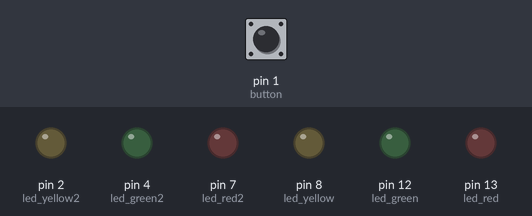
A sketch run on a simulated Arduino Uno, built with avr-gcc and run on an emulated ATmega328P. Parts: output pins drawn as LEDs (lit = HIGH). The inputs (shaded band) are chosen by the test bench; at power-on: pin 1 (button) LOW.

Above: at 1.2 s.
1.3 s: pin 1 (button) pulled HIGH for 0.15 s
At 1.37 s:
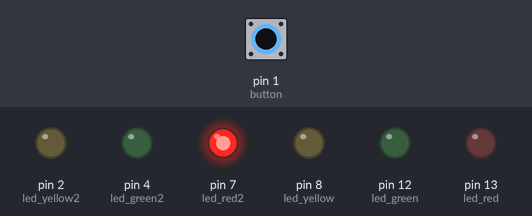
2.9 s: pin 1 (button) pulled HIGH for 3.2 s
At 7.0 s:
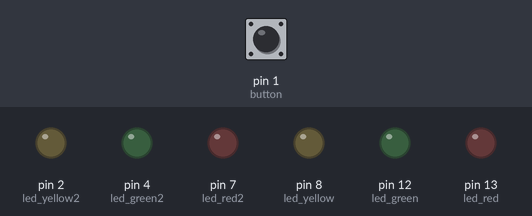
Timing chart, 0 to 8.5 s (numbered marks = the images above; inputs shaded):
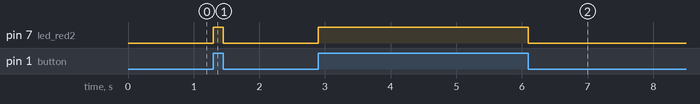

The sketch:

my_creativity.ino
```cpp
int led_red = 13;
int led_green = 12;
int led_yellow = 8;
int led_red2 = 7;
int led_green2 = 4;
int led_yellow2 = 2;
int button = 1;


void setup() {

  pinMode(led_red, OUTPUT);
  pinMode(led_green, OUTPUT);
  pinMode(led_yellow, OUTPUT);
  pinMode(led_red2, OUTPUT);
  pinMode(led_green2, OUTPUT);
  pinMode(led_yellow2, OUTPUT);
  pinMode(button, INPUT);
}
void loop() {
  if (digitalRead(button) == HIGH) {
    digitalWrite(led_red2, HIGH);
  }
  else {
    digitalWrite(led_red2, LOW);
  }


}
```

Measured:
- after the input at 1.3 s, pin 7 (led_red2): LOW → HIGH at once, → LOW 0.15 s later
- after the input at 2.9 s, pin 7 (led_red2): LOW → HIGH at once, → LOW 3.2 s later
